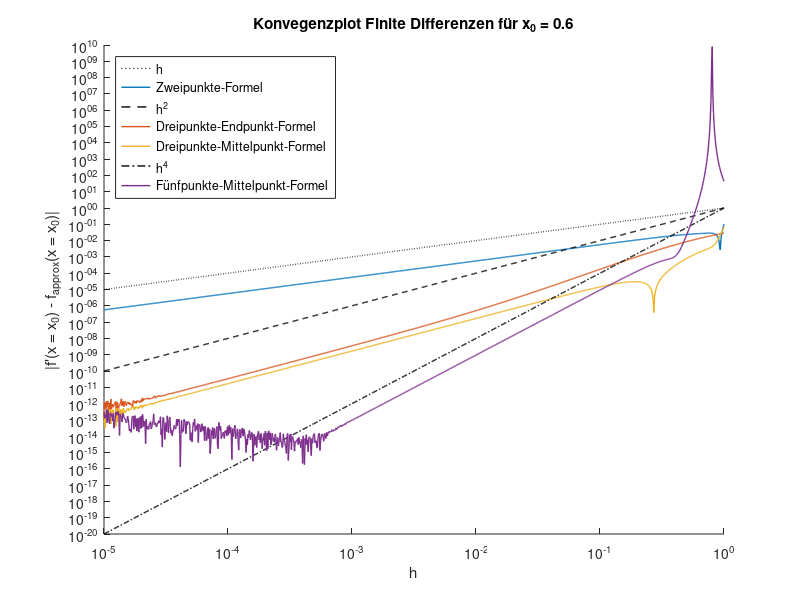
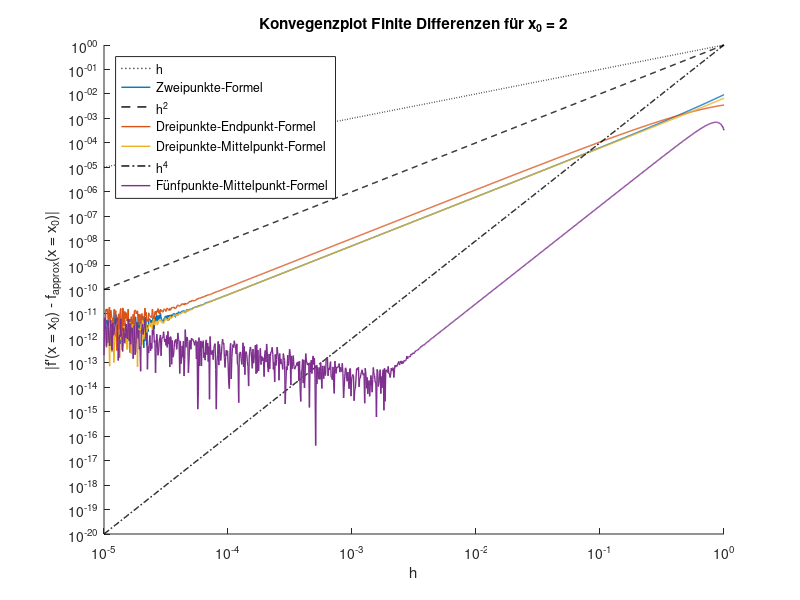

Source code (MATLAB) for these figures, in order:
close all
clear
clc

% Schrittweiter
h = logspace(-5,0,1000);

% Es ist die Funktion f(x) = (x/(1+x))^5 gegeben.
f = @(x) (x./(1+x)).^5;

% Zweipunkte-Formel (x0 − h, x0)
f_diff_2P = @(x0) (f(x0)-f(x0-h))./h;

% Dreipunkte-Endpunkt-Formel (x0, x0 + h, x0 + 2h)
f_diff_3PE = @(x0) 1./(2.*h) .* (-3.*f(x0)+4.*f(x0+h)-f(x0+2.*h));

% Dreipunkte-Mittelpunkt-Formel (x0 − h, x0, x0 + h)
f_diff_3PM = @(x0) 1./(2.*h) .* (f(x0+h)-f(x0-h));

% Fünfpunkte-Mittelpunkt-Formel (x0 − 2h, x0 − h, x0, x0 + h, x0 + 2h)
f_diff_5P =@(x0) 1./(12.*h) .* (f(x0-2.*h)-8.*f(x0-h)+8.*f(x0+h)-f(x0+2.*h));

% Der exakte Wert der Ableitung f':
f_diff =@(x) (5.*x.^4)./(x + 1).^5 - (5.*x.^5)./(x + 1).^6;
f_diff_exakt =@(x0) f_diff(x0);

%% Plotten des Fehlers der Finite-Differenzen-Approximation:
x0 = [0.6 2.0];

for i = 1:length(x0)
figure(i)
hold on

plot(h,h,'k:','DisplayName','h', 'LineWidth', 1);
plot(h,abs(f_diff_exakt(x0(i))-f_diff_2P(x0(i))),'LineWidth', 1, 'DisplayName','Zweipunkte-Formel') % Zweipunkte-Formel


plot(h,h.^2,'k--','DisplayName','h^2','LineWidth', 1);
plot(h,abs(f_diff_exakt(x0(i))-f_diff_3PE(x0(i))), 'LineWidth', 1, 'DisplayName', 'Dreipunkte-Endpunkt-Formel') % Dreipunkte-Endpunkt-Formel
plot(h,abs(f_diff_exakt(x0(i))-f_diff_3PM(x0(i))), 'LineWidth', 1, 'DisplayName', 'Dreipunkte-Mittelpunkt-Formel') % Dreipunkte-Mittelpunkt-Formel


plot(h,h.^4,'k-.','DisplayName','h^4', 'LineWidth', 1);
plot(h,abs(f_diff_exakt(x0(i))-f_diff_5P(x0(i))),'LineWidth', 1, 'DisplayName', 'Fünfpunkte-Mittelpunkt-Formel') % Fünfpunkte-Mittelpunkt-Formel

set(gca, 'XScale', 'log');
set(gca, 'YScale', 'log');
title(['Konvegenzplot Finite Differenzen für x_0 = ', num2str(x0(i))])
xlabel('h')
ylabel("|f'(x = x_0) - f_{approx}(x = x_0)|")
legend('Location','northwest')

end
